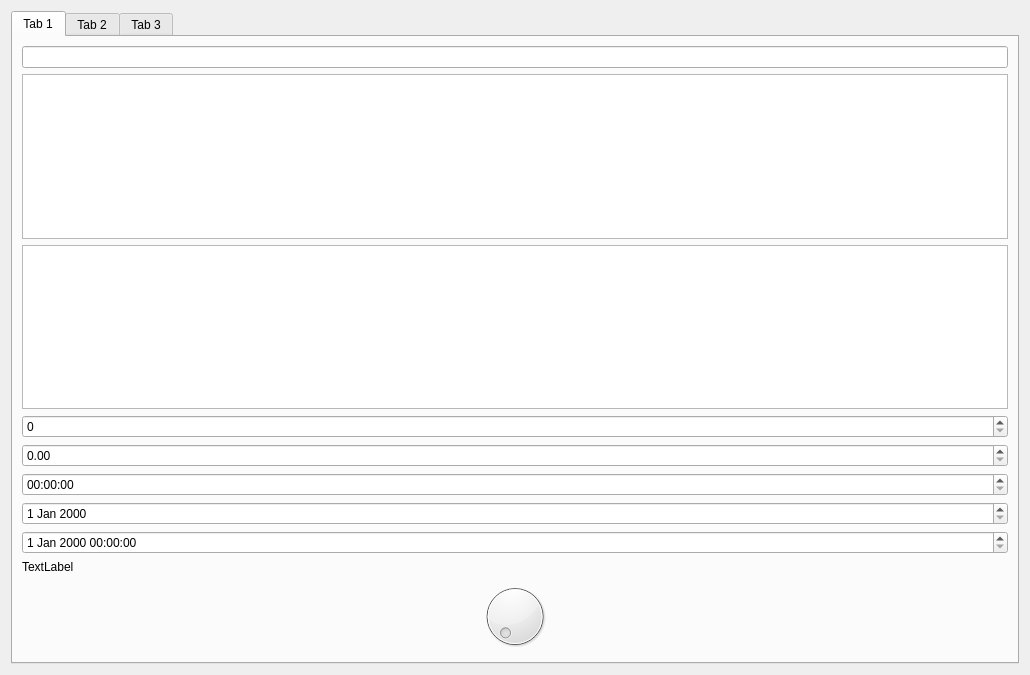
<?xml version="1.0" encoding="UTF-8"?>
<ui version="4.0">
 <class>Form</class>
 <widget class="QWidget" name="Form">
  <property name="geometry">
   <rect>
    <x>0</x>
    <y>0</y>
    <width>1030</width>
    <height>675</height>
   </rect>
  </property>
  <property name="windowTitle">
   <string>Form</string>
  </property>
  <layout class="QVBoxLayout" name="verticalLayout">
   <item>
    <widget class="QTabWidget" name="tabWidget">
     <property name="currentIndex">
      <number>0</number>
     </property>
     <widget class="QWidget" name="tab">
      <attribute name="title">
       <string>Tab 1</string>
      </attribute>
      <layout class="QVBoxLayout" name="verticalLayout_2">
       <item>
        <widget class="QLineEdit" name="lineEdit"/>
       </item>
       <item>
        <widget class="QPlainTextEdit" name="plainTextEdit"/>
       </item>
       <item>
        <widget class="QTextEdit" name="textEdit"/>
       </item>
       <item>
        <widget class="QSpinBox" name="spinBox"/>
       </item>
       <item>
        <widget class="QDoubleSpinBox" name="doubleSpinBox"/>
       </item>
       <item>
        <widget class="QTimeEdit" name="timeEdit"/>
       </item>
       <item>
        <widget class="QDateEdit" name="dateEdit"/>
       </item>
       <item>
        <widget class="QDateTimeEdit" name="dateTimeEdit"/>
       </item>
       <item>
        <widget class="QLabel" name="label">
         <property name="text">
          <string>TextLabel</string>
         </property>
        </widget>
       </item>
       <item>
        <widget class="QDial" name="dial"/>
       </item>
      </layout>
     </widget>
     <widget class="QWidget" name="tab_2">
      <attribute name="title">
       <string>Tab 2</string>
      </attribute>
      <layout class="QVBoxLayout" name="verticalLayout_3">
       <item>
        <widget class="QSplitter" name="splitter">
         <property name="orientation">
          <enum>Qt::Vertical</enum>
         </property>
         <widget class="QListView" name="listView"/>
        </widget>
       </item>
       <item>
        <widget class="QTableView" name="tableView"/>
       </item>
       <item>
        <widget class="QTreeView" name="treeView"/>
       </item>
      </layout>
     </widget>
     <widget class="QWidget" name="tab_3">
      <attribute name="title">
       <string>Tab 3</string>
      </attribute>
      <layout class="QVBoxLayout" name="verticalLayout_4">
       <item>
        <layout class="QHBoxLayout" name="horizontalLayout_2">
         <item>
          <widget class="QPushButton" name="setMyText">
           <property name="text">
            <string>Set my text</string>
           </property>
          </widget>
         </item>
         <item>
          <spacer name="horizontalSpacer">
           <property name="orientation">
            <enum>Qt::Horizontal</enum>
           </property>
           <property name="sizeHint" stdset="0">
            <size>
             <width>40</width>
             <height>20</height>
            </size>
           </property>
          </spacer>
         </item>
        </layout>
       </item>
       <item>
        <layout class="QHBoxLayout" name="horizontalLayout">
         <item>
          <widget class="QLabel" name="label_2">
           <property name="text">
            <string>Home</string>
           </property>
          </widget>
         </item>
         <item>
          <widget class="QLineEdit" name="url"/>
         </item>
         <item>
          <widget class="QPushButton" name="openURL">
           <property name="text">
            <string>PushButton</string>
           </property>
           <property name="excludeFromReadOnly" stdset="0">
            <bool>true</bool>
           </property>
          </widget>
         </item>
        </layout>
       </item>
       <item>
        <spacer name="verticalSpacer">
         <property name="orientation">
          <enum>Qt::Vertical</enum>
         </property>
         <property name="sizeHint" stdset="0">
          <size>
           <width>20</width>
           <height>539</height>
          </size>
         </property>
        </spacer>
       </item>
      </layout>
     </widget>
    </widget>
   </item>
  </layout>
 </widget>
 <resources/>
 <connections/>
</ui>
